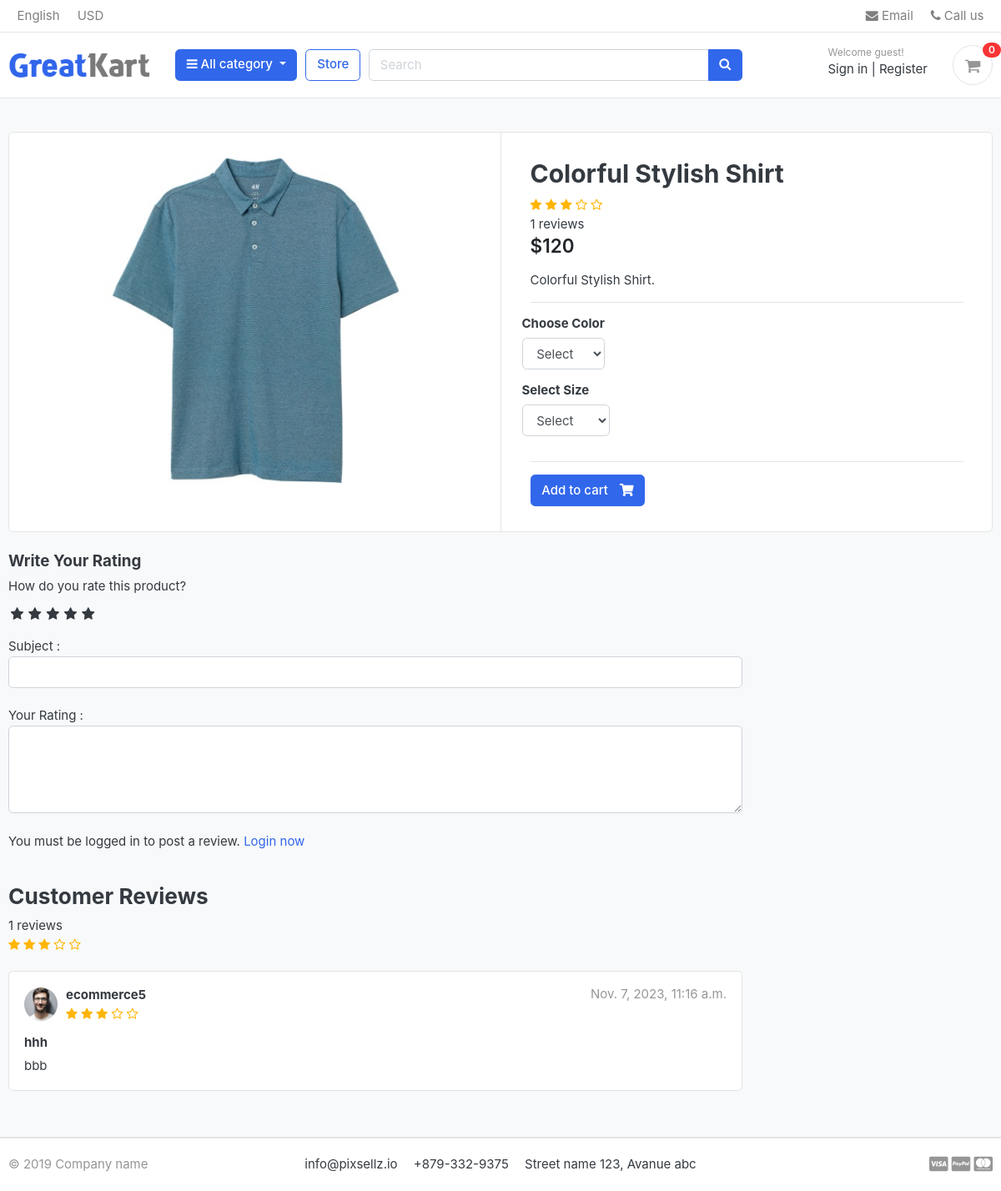
The page /store/category/t-shirt/colorful-stylish-shirt/ on the database as committed earlier.
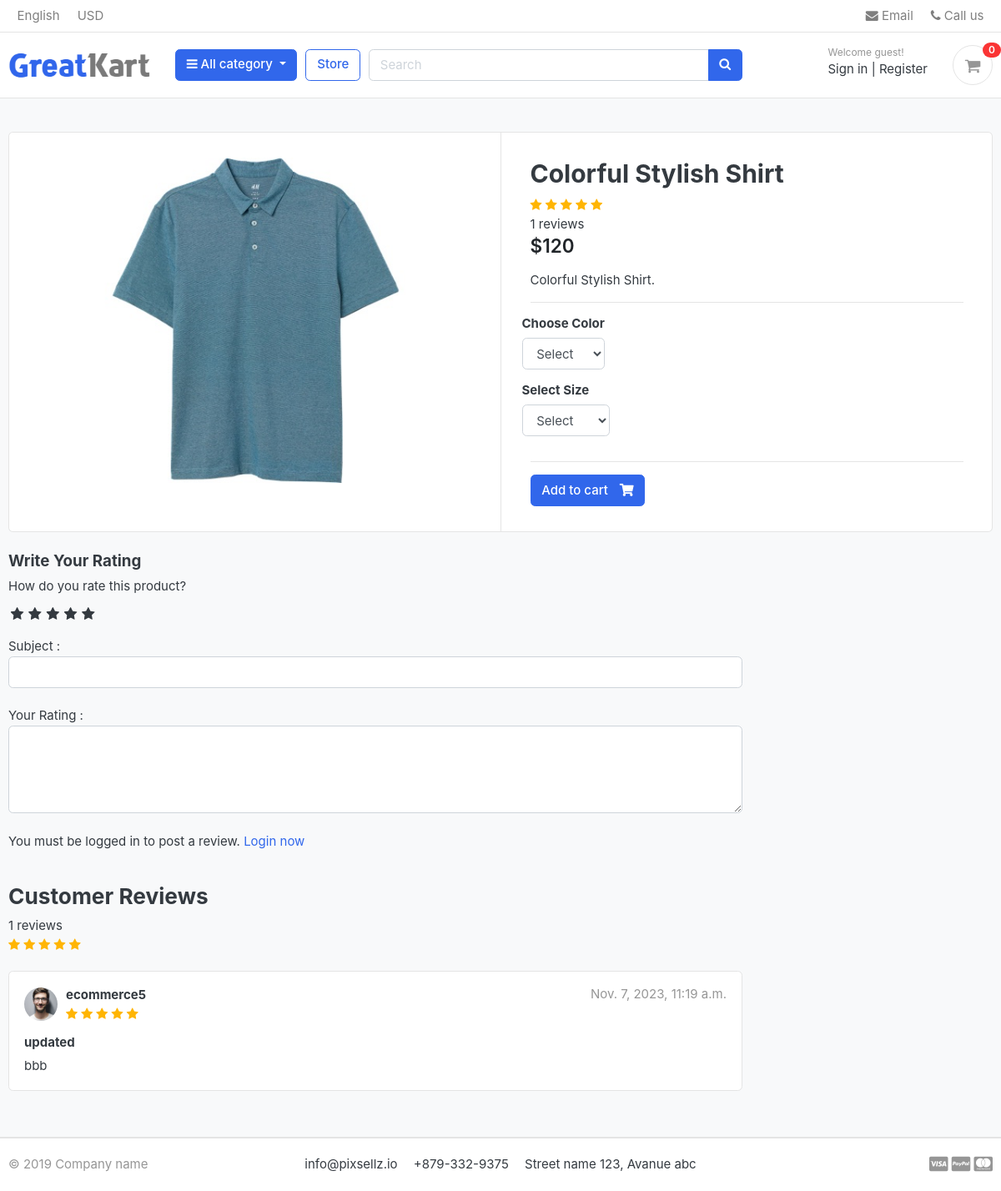
The same page on the database as committed later.
### store/models.py (models this page shows, shortened)
class Product(models.Model):
    name = models.CharField( max_length=50 , unique=True)
    slug = models.SlugField(max_length=50 , unique=True)
    description = models.TextField( max_length=2000 , blank=True)
    image = models.ImageField( upload_to='product_img')
    price = models.IntegerField()
    stock = models.IntegerField()
    is_available = models.BooleanField(default=True)
    category = models.ForeignKey("category.Category", verbose_name=("category product"), on_delete=models.CASCADE)
    created_at = models.DateTimeField(auto_now_add=True)
    modified_date = models.DateField( auto_now=True)
    def avr_review(self):
        reviews = ReviewRating.objects.filter(product=self , status=True).aggregate(average=Avg('rating'))
        avg =0
        if reviews['average'] is not None:
            avg = float(reviews['average'])
        return avg
    def count_review(self):
        reviews = ReviewRating.objects.filter(product=self , status=True).aggregate(count=Count('id'))
        count = 0
        if reviews['count'] is not None:
            count = int(reviews['count'])
        return count

class ReviewRating(models.Model):
    user = models.ForeignKey(User, on_delete=models.CASCADE)
    product = models.ForeignKey(Product, on_delete=models.CASCADE)
    subject = models.CharField(max_length=500 , blank=True)
    review = models.TextField(max_length=500 , blank=True)
    rating = models.FloatField()
    ip = models.CharField( max_length=50 , blank=True)
    status = models.BooleanField(default=True)
    created_at = models.DateTimeField( auto_now_add=True)
    updated_at = models.DateTimeField( auto_now=True)

### accounts/models.py (models this page shows, shortened)
class Profile(models.Model):
    user = models.OneToOneField(User,on_delete=models.CASCADE)
    phone_number = models.CharField(max_length=20)
    address = models.CharField(max_length=50)
    image = models.ImageField(upload_to='users/')
    about = models.TextField(max_length=4000 , blank=True , null=True)
    fb_link = models.URLField( max_length=200 , blank=True , null=True)
    twitter_link = models.URLField( max_length=200, blank=True , null=True)
    instagram_link = models.URLField( max_length=200, blank=True , null=True)
    linked_in_link = models.URLField( max_length=200, blank=True , null=True)

### store/views.py (the view)
# urls.py: path('category/<slug:category_slug>/<slug:product_slug>/',views.product_detail ,name='product_detail'),
def product_detail(request,category_slug,product_slug):
    try :
        single_product = Product.objects.get(category__slug=category_slug,slug=product_slug)
        in_cart = CartItem.objects.filter(cart__cart_id=_cart_id(request),product=single_product).exists()
    except Exception as e:
        raise e
    if request.user.is_authenticated:
        try:
            orderproduct = OrderProduct.objects.filter(user=request.user , product_id=single_product.id).exists()
        except OrderProduct.DoesNotExist:
            orderproduct = None
    else :
        orderproduct = None
    reviews = ReviewRating.objects.filter(product_id=single_product.id , status=True)
    context = {
        'single_product':single_product,
        'in_cart':in_cart,
        'orderproduct':orderproduct,
        'reviews':reviews,
    }
    return render(request,'store/product_detail.html',context)

### carts/context_processors.py (called while the page is built)
def counter(request):
    cart_count = 0
    if 'admin' in request.path:
        return{}
    else :
        try :
            cart = Cart.objects.filter(cart_id=_cart_id(request))
            if request.user.is_authenticated:
                cart_items = CartItem.objects.all().filter(user=request.user)
            else :
                cart_items = CartItem.objects.all().filter(cart=cart[:1])
            for cart_item in cart_items:
                cart_count+=cart_item.quantity
        except Cart.DoesNotExist:
            cart_count=0
    return dict(cart_count=cart_count)

### carts/views.py (called while the page is built)
def _cart_id(request):
    cart = request.session.session_key
    if not cart:
        cart = request.session.create()
    return cart

### category/context_processor.py (called while the page is built)
def menu_links(request):
    links = Category.objects.all()
    return dict(links=links)

### category/models.py (called while the page is built)
    def get_url(self):
        return reverse('store:product_by_category',args=[self.slug])

    def __str__(self):
        return str(self.name)

### store/models.py (called while the page is built)
    def colors(self):
        return super(VariationManager,self).filter(variation_category='color',is_active=True)

    def sizes(self):
        return super(VariationManager,self).filter(variation_category='size',is_active=True)

### store/templates/store/product_detail.html (shortened to what the changed rows need)
{% extends 'base.html' %}
{% load static %}
{% block body %}
<section class="section-content padding-y bg">
    <div class="container">
        <div class="card">
            <div class="row no-gutters">
                <main class="col-md-6 border-left">
                    <form action="{% url 'carts:add_cart' single_product.id %}" method="POST">
                        <article class="content-body">
                            <h2 class="title">{{single_product.name}}</h2>
                            <div class="rating-star">
                                <span>
                                    <i class="fa fa-star{% if single_product.avr_review < 0.5%}-o{% elif single_product.avr_review >= 0.5 and single_product.avr_review < 1%}-half-o{%endif%}"
                                        aria-hidden="true"></i>
                                    <i class="fa fa-star{% if single_product.avr_review < 1.5%}-o{% elif single_product.avr_review >= 1.5 and single_product.avr_review < 2%}-half-o{%endif%}"
                                        aria-hidden="true"></i>
                                    <i class="fa fa-star{% if single_product.avr_review < 2.5%}-o{% elif single_product.avr_review >= 2.5 and single_product.avr_review < 3%}-half-o{%endif%}"
                                        aria-hidden="true"></i>
                                    <i class="fa fa-star{% if single_product.avr_review < 3.5%}-o{% elif single_product.avr_review >= 3.5 and single_product.avr_review < 4%}-half-o{%endif%}"
                                        aria-hidden="true"></i>
                                    <i class="fa fa-star{% if single_product.avr_review < 4.5%}-o{% elif single_product.avr_review >= 4.5 and single_product.avr_review < 5%}-half-o{%endif%}"
                                        aria-hidden="true"></i>
                                </span>
                            </div>
                        </article>
                    </form>
                </main>
            </div>
        </div>
        <br>
        <div class="row">
            <div class="col-md-9">
                <br>
                <header class="section-heading">
                    <div class="rating-star">
                        <span>
                            <i class="fa fa-star{% if single_product.avr_review < 0.5%}-o{% elif single_product.avr_review >= 0.5 and single_product.avr_review < 1%}-half-o{%endif%}"
                                aria-hidden="true"></i>
                            <i class="fa fa-star{% if single_product.avr_review < 1.5%}-o{% elif single_product.avr_review >= 1.5 and single_product.avr_review < 2%}-half-o{%endif%}"
                                aria-hidden="true"></i>
                            <i class="fa fa-star{% if single_product.avr_review < 2.5%}-o{% elif single_product.avr_review >= 2.5 and single_product.avr_review < 3%}-half-o{%endif%}"
                                aria-hidden="true"></i>
                            <i class="fa fa-star{% if single_product.avr_review < 3.5%}-o{% elif single_product.avr_review >= 3.5 and single_product.avr_review < 4%}-half-o{%endif%}"
                                aria-hidden="true"></i>
                            <i class="fa fa-star{% if single_product.avr_review < 4.5%}-o{% elif single_product.avr_review >= 4.5 and single_product.avr_review < 5%}-half-o{%endif%}"
                                aria-hidden="true"></i>
                        </span>
                    </div>
                </header>
                {% for review in reviews %}
                <article class="box mb-3">
                    <div class="icontext w-100">
                        <img src="{{review.user.profile.image.url}}" class="img-xs icon rounded-circle">
                        <div class="text">
                            <span class="date text-muted float-md-right">{{review.updated_at}} </span>
                            <h6 class="mb-1">{{review.user.username}} </h6>
                            <div class="rating-star">
                                <span>
                                    <i class="fa fa-star{% if review.rating == 0.5%}-half-o{% elif review.rating < 1%}-o{%endif%}"
                                        aria-hidden="true"></i>
                                    <i class="fa fa-star{% if review.rating == 1.5%}-half-o{% elif review.rating < 2%}-o{%endif%}"
                                        aria-hidden="true"></i>
                                    <i class="fa fa-star{% if review.rating == 2.5%}-half-o{% elif review.rating < 3%}-o{%endif%}"
                                        aria-hidden="true"></i>
                                    <i class="fa fa-star{% if review.rating == 3.5%}-half-o{% elif review.rating < 4%}-o{%endif%}"
                                        aria-hidden="true"></i>
                                    <i class="fa fa-star{% if review.rating == 4.5%}-half-o{% elif review.rating < 5%}-o{%endif%}"
                                        aria-hidden="true"></i>
                                </span>
                            </div>
                        </div>
                    </div>
                    <div class="mt-3">
                        <h6>{{review.subject}}</h6>
                        <p>
                            {{review.review}}
                        </p>
                    </div>
                </article>
                {% endfor %}
            </div>
        </div>
    </div>
</section>
{% endblock body %}

Rows that differ between the two databases and show on the page:
changed ReviewRating "bbb": updated_at "Nov. 7, 2023, 11:16 a.m." → "Nov. 7, 2023, 11:19 a.m."; rating 3 → 5 (drawn); subject "hhh" → "updated"
